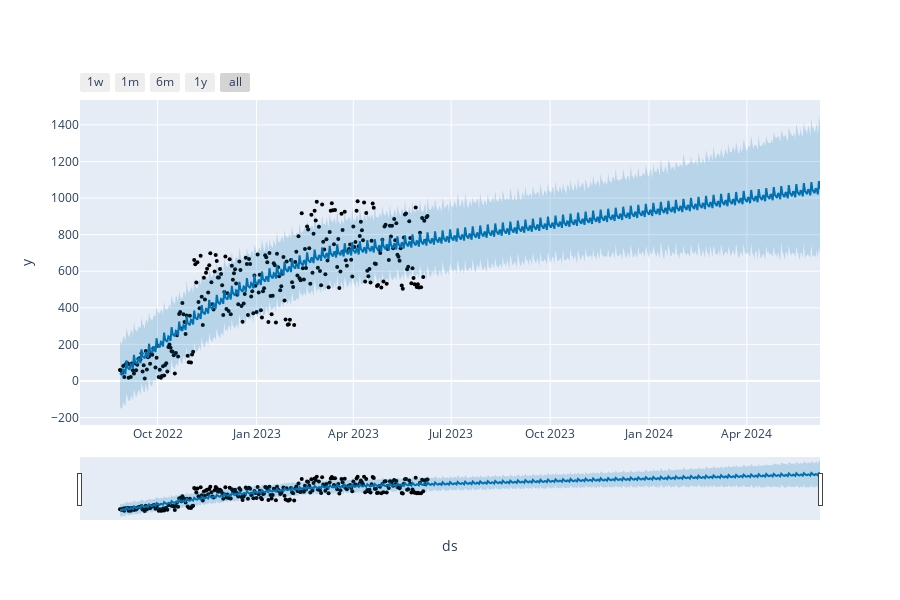

The cell this chart's notebook holds for it:
### Code cell
plot_plotly(model, forecast)

### Figure 1 — Plotly figure (JSON) as saved in the notebook; plotly's stock layout.template omitted (floating-point values rounded to 4 significant figures; data arrays with more than 128 entries replaced by an {"elided": "..."} marker saying what was removed)
{"data": [{"marker": {"color": "black", "size": 4}, "mode": "markers", "name": "Actual", "type": "scatter", "x": {"elided": "287 str values"}, "y": {"elided": "287 int values"}}, {"hoverinfo": "skip", "line": {"width": 0}, "mode": "lines", "type": "scatter", "x": {"elided": "652 str values"}, "y": {"elided": "652 float values"}}, {"fill": "tonexty", "fillcolor": "rgba(0, 114, 178, 0.2)", "line": {"color": "#0072B2", "width": 2}, "mode": "lines", "name": "Predicted", "type": "scatter", "x": {"elided": "652 str values"}, "y": {"elided": "652 float values"}}, {"fill": "tonexty", "fillcolor": "rgba(0, 114, 178, 0.2)", "hoverinfo": "skip", "line": {"width": 0}, "mode": "lines", "type": "scatter", "x": {"elided": "652 str values"}, "y": {"elided": "652 float values"}}], "layout": {"height": 600, "showlegend": false, "width": 900, "xaxis": {"rangeselector": {"buttons": [{"count": 7, "label": "1w", "step": "day", "stepmode": "backward"}, {"count": 1, "label": "1m", "step": "month", "stepmode": "backward"}, {"count": 6, "label": "6m", "step": "month", "stepmode": "backward"}, {"count": 1, "label": "1y", "step": "year", "stepmode": "backward"}, {"step": "all"}]}, "rangeslider": {"visible": true}, "title": {"text": "ds"}, "type": "date"}, "yaxis": {"title": {"text": "y"}}}}
